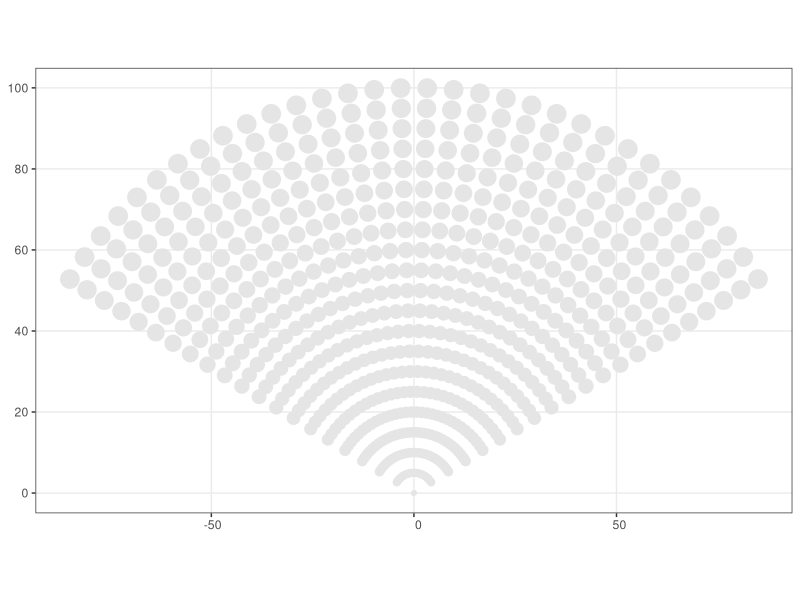
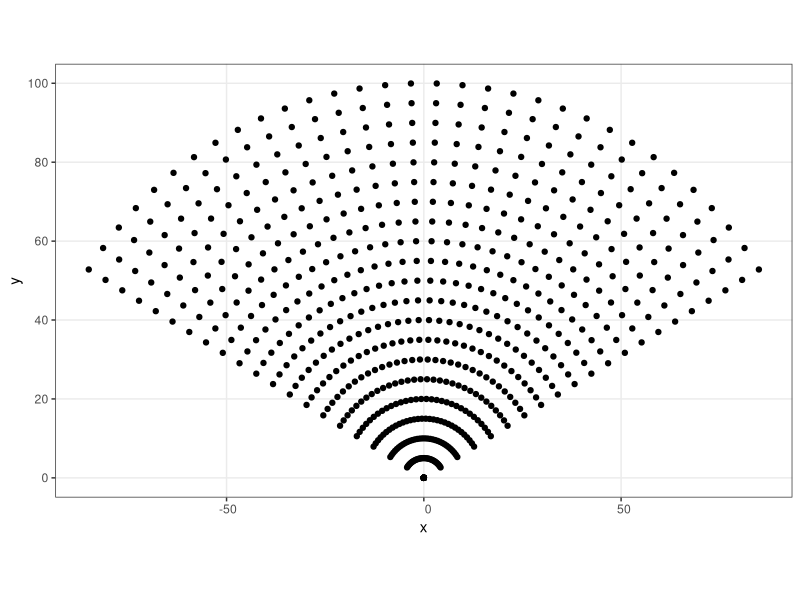
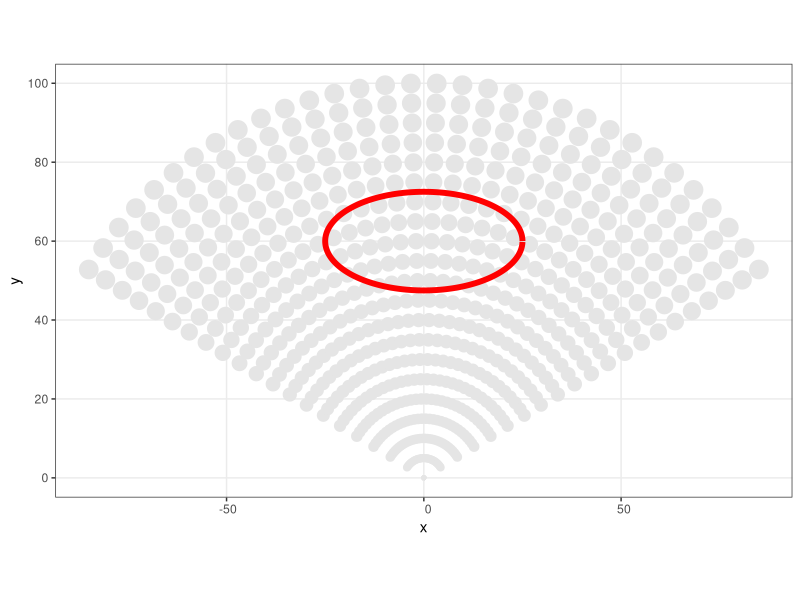
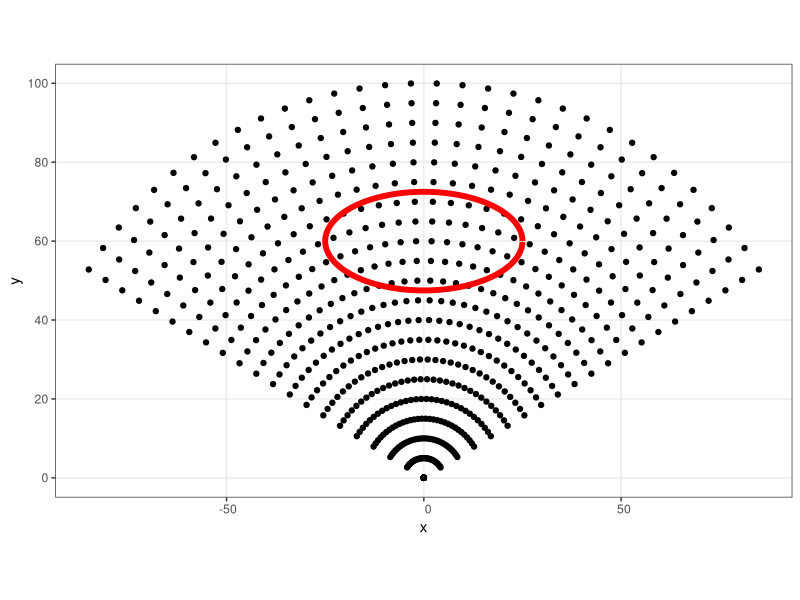
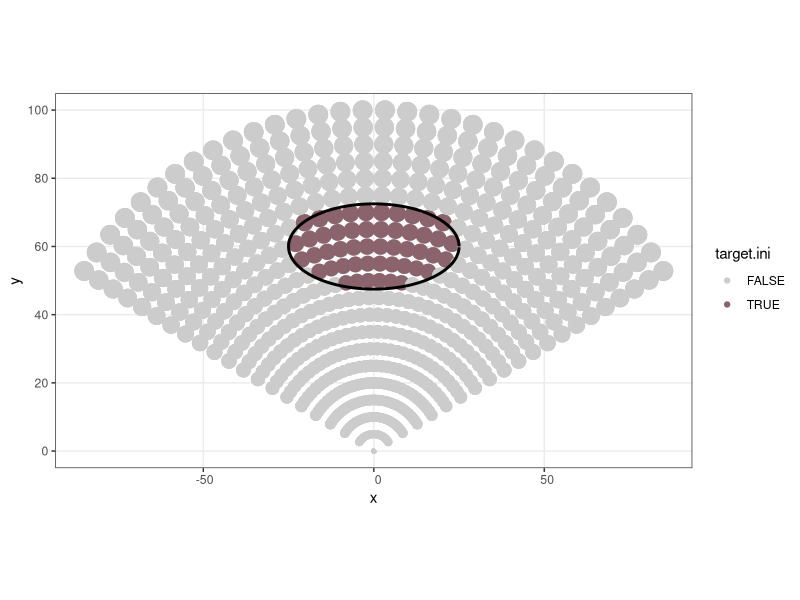
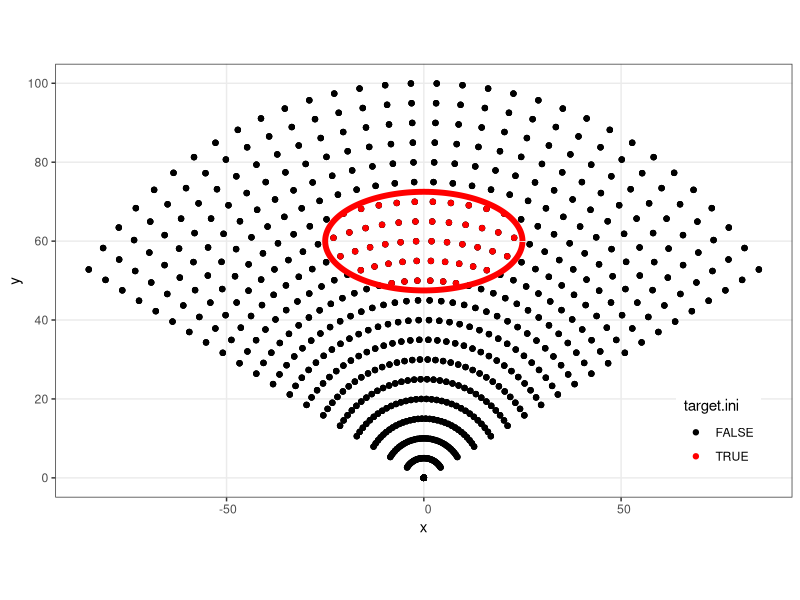
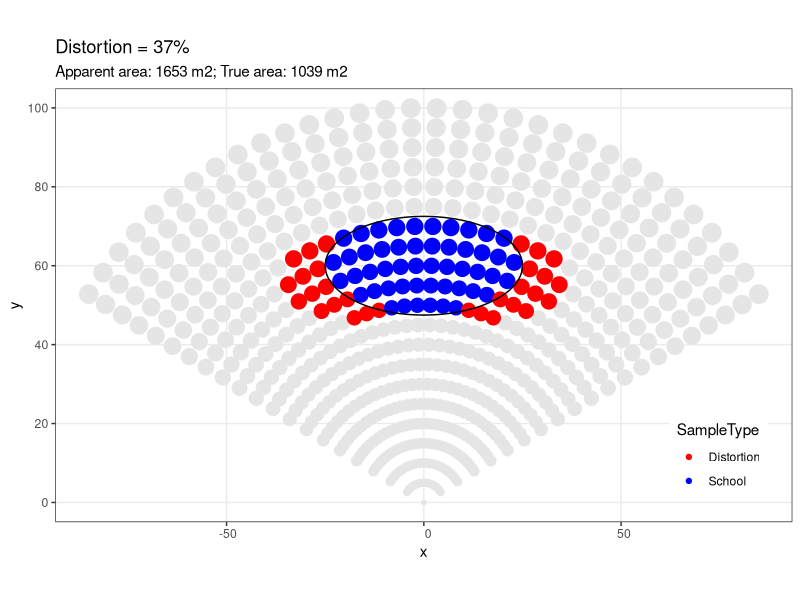
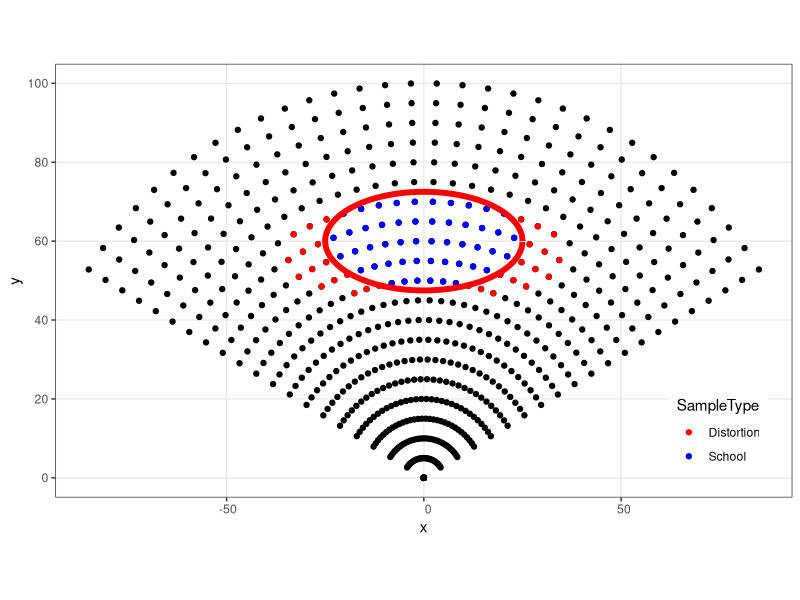

The R source for these figures, in order:
# Script with the plain code of the app
# without interactivity to make it easier to understand and make changes
# 

library(tidyverse)
# library(dplyr)
# library(ggplot2)
theme_set(theme_bw())

library(sf)


# 1. Define the sonar swath ----------------

# Total sonar beamwidth (degrees):
beamwidth = 120
# Number of beams:
N = 32  
# Maximum sonar range:
rmax = 100
# Along-beam sonar resolution:
delta.r = 5
# Angular distance between consecutive beams:
phi.ang <- beamwidth/N
# Degree of overlap
overlap <- 2


swath <- expand.grid(
  # polar coordinates:
  angle = seq(-beamwidth/2 + phi.ang/2, beamwidth/2 - phi.ang/2, by = phi.ang), 
  radius = seq(0, rmax, by = delta.r)) |>
  as.data.frame() |> 
    mutate(
    value = 0,   
    # Cartesian coordinates:
    x = radius*sin(angle*pi/180), 
    y = radius*cos(angle*pi/180)
  ) |> group_by(radius) |> 
  mutate(beam = 1:length(angle)) |> 
  ungroup()


unique(swath$angle) |> length() == N  # TRUE (cqd)

# convert it into a spatial object:
swath.sf <- sf::st_as_sf(swath, coords = c("x", "y"))
# swath.sf is a df but with the coordinates inside a list column named "geometry" 
str(swath.sf)

# Plot the swath of beams:
ggplot(swath.sf) + 
  # make the size fo the circles proportional to the radius (so they increase with distance)
  geom_sf(data = swath.sf, aes(geometry = geometry, size = (radius)/10), color = "grey90")  +
  # remove the legend
  guides(size = "none")

# Plot Figure 3 - :
ggplot(swath.sf) + 
  # make the size fo the circles proportional to the radius (so they increase with distance)
  geom_sf(data = swath.sf, aes(geometry = geometry), color = "black")  +
  # remove the legend
  guides(size = "none") +
  xlab("x") + ylab("y")



# 2. Define the target ----------

# If simDir == "inverse", we define the OBSERVED target
# and the simulator estimates the corrected version that could have produced it

# If simDir == "forward", we define the TRUE target
# and the simulator estimates the distorted version the sonar generates


# Along-beam distance to the target CM (m):
ycm = 60
# Horizontal diameter (m):
diamx = 50
# Vertical diameter (m):
diamy = 25
# Major axis angle (degrees):
angle = 0

# plot the swath and an ellipse simulating the school
# store the ellipse plot into a variable (to extract the points afterwards)
ellip.ggplot <- ggplot() +
  ggforce::geom_ellipse(aes(x0 = 0, y0 = ycm , a = diamx/2, 
                            b = diamy/2, angle = pi*angle/180, 
                            fill = rgb(1, 0, 0, alpha = 0.1)), 
                        color = rgb(1, 0, 0, alpha = 0.1)) 
 
# access the ggplot data using ggplot_build()
# store the ellipse points as a polygon in a df
ellip.df <- ggplot_build(ellip.ggplot)$data[[1]] |> 
  select(x, y) 

# close the polygon adding the first row at the end:
ellip <- ellip.df |>  
  rbind(ellip.df[1,]) |>  
  as.matrix() 

# transform the ellipse into an sf object:
ellip.sf <- sf::st_polygon(list(ellip))

# plot the swath and ellipse together
ggplot(swath.sf) + 
  geom_sf(data = swath.sf, aes(geometry = geometry, size = (radius)/10), color = "grey90")  +
  geom_path(data = ellip.df, aes(x = x, y = y), color = "red", linewidth = 2 ) +
  guides(size = "none")


# plot the swath and ellipse together
# Figure 3 - bottom
ggplot(swath.sf) + 
  geom_sf(data = swath.sf, aes(geometry = geometry), color = "black")  +
  geom_path(data = ellip.df, aes(x = x, y = y), color = "red", linewidth = 2 ) +
  guides(size = "none")

# 3. Select the swath samples inside the school ellipse ------------

# Select those points of the swath inside the initial ellipse
ellipse.swath.sf <- sf::st_within(x = swath.sf, y = ellip.sf)
# I think that st_contains() would be the proper function, 
# but st_within() works as well

# Extract the index of the inner points into "index":
index <- as.data.frame(ellipse.swath.sf)[[1]]

# Identify the inner points in swath.sf in the column "target.ini"
swath.sf <- swath.sf  |> 
  mutate(
    i = 1, 
    i = cumsum(i), 
    # this is T when the swath coincides within the distorted target
    target.ini = ifelse(i %in% index, T, F)
  )

# plot the swath and ellipse together
ggplot(swath.sf) + 
  geom_sf(data = swath.sf, aes(geometry = geometry, size = (radius)/10), color = "grey80")  +
  geom_sf(data = swath.sf, aes(geometry = geometry, size = (radius)/10), color = "grey80")  +
  geom_sf(data = swath.sf, aes(geometry = geometry, size = (radius)/10, color = target.ini))  +
  scale_color_manual(values = c("grey80", "pink4")) +
  geom_path(data = ellip.df, aes(x = x, y = y), color = "black", linewidth = 1 ) +
  guides(size = "none")

# Figure 3 
# plot the swath and ellipse together
ggplot(swath.sf) + 
  geom_sf(data = swath.sf, aes(geometry = geometry), color = "black")  +
  geom_sf(data = swath.sf, aes(geometry = geometry), color = "black")  +
  geom_sf(data = swath.sf, aes(geometry = geometry, color = target.ini))  +
  scale_color_manual(values = c("black", "red")) +
  geom_path(data = ellip.df, aes(x = x, y = y), color = "red", linewidth = 2 ) +
  guides(size = "none") +
  # guides(color = "none")
  theme(legend.position = c(0.9, 0.15)) 



# 4. Correct overlap distortion -------------
#++++++++++++++++++++++++++++++++++++++++++++


## 4.1 Correct the ellipse (NOT USED) -------------
#++++++++++++++++++++++++++++++++++++++++++++++++++
#+
# IMP: Intentarlo con st_boundary()

a.cor <- diamx/2 - 2*(overlap + 1/2)*ycm*tan(pi*phi.ang/360)*(abs(cos(pi*angle/180)))
b.cor <- diamy/2 - 2*(overlap + 1/2)*ycm*tan(pi*phi.ang/360)*(abs(sin(pi*angle/180)))

# plot the ellipse simulating the corrected school
# store the ellipse plot into a variable (to extract the points afterwards)
ellip.cor.ggplot <- ggplot() +
  ggforce::geom_ellipse(aes(x0 = 0, y0 = ycm , a = a.cor, 
                            b = b.cor, angle = pi*angle/180)) 

# access the ggplot data using ggplot_build()
# store the ellipse points as a polygon in a df
ellip.cor.df <- ggplot_build(ellip.cor.ggplot)$data[[1]] |>
  select(x, y) 

# close the polygon adding the first row at the end:
ellip.cor <- ellip.cor.df |>  
  rbind(ellip.cor.df[1,]) |> 
  as.matrix() 

# transform the ellipse into an sf object:
ellip.cor.sf <- sf::st_polygon(list(ellip.cor))



## 4.2 Remove/add overlapped beams -------------
#+++++++++++++++++++++++++++++++++++++++++++++++
overlap = 6

target.sf <- swath.sf |> 
  group_by(radius) |> 
  mutate(
    empty.range = sum(target.ini), 
    empty.range = if_else(empty.range == 0, T, F), 
    min.beam = beam[min(which(target.ini == T))], 
    max.beam = beam[max(which(target.ini == T))]
  ) |> 
  ungroup() |> 
  filter(empty.range == F) |> 
  mutate(
    target.minus = target.ini, 
    target.plus = target.ini
  ) 
target.sf |> st_drop_geometry() |>  summarise(sum(target.ini), sum(target.plus), sum(target.minus)) 


 if (overlap > 0) {
  target.sf <- target.sf |> 
    mutate(
      target.plus = if_else(beam == min.beam - 1, T, target.plus), 
      target.minus = if_else(beam == min.beam, F, target.minus)
    )
}
target.sf |> st_drop_geometry() |>  summarise(sum(target.ini), sum(target.plus), sum(target.minus)) 

if (overlap > 1) {
  target.sf <- target.sf |> 
    mutate(
      target.plus = if_else(beam == max.beam + 1, T, target.plus), 
      target.minus = if_else(beam == max.beam, F, target.minus)
    )
}
target.sf |> st_drop_geometry() |>  summarise(sum(target.ini), sum(target.plus), sum(target.minus)) 

if (overlap > 2) {
  target.sf <- target.sf |> 
    mutate(
      target.plus = if_else(beam == min.beam - 2, T, target.plus), 
      target.minus = if_else(beam == min.beam + 1, F, target.minus)
    )
}
target.sf |> st_drop_geometry() |>  summarise(sum(target.ini), sum(target.plus), sum(target.minus)) 

if (overlap > 3) {
  target.sf <- target.sf |> 
    mutate(
      target.plus = if_else(beam == max.beam + 2, T, target.plus), 
      target.minus = if_else(beam == max.beam - 1, F, target.minus)
    )
}
target.sf |> st_drop_geometry() |>  summarise(sum(target.ini), sum(target.plus), sum(target.minus)) 

if (overlap > 4) {
  target.sf <- target.sf |> 
    mutate(
      target.plus = if_else(beam == min.beam - 3, T, target.plus), 
      target.minus = if_else(beam == min.beam + 2, F, target.minus)
    )
}
target.sf |> st_drop_geometry() |>  summarise(sum(target.ini), sum(target.plus), sum(target.minus)) 

if (overlap > 5) {
  target.sf <- target.sf |> 
    mutate(
      target.plus = if_else(beam == max.beam + 3, T, target.plus), 
      target.minus = if_else(beam == max.beam - 2, F, target.minus)
    )
}
target.sf |> st_drop_geometry() |>  summarise(sum(target.ini), sum(target.plus), sum(target.minus)) 

simDir <- "forward"

# Select the increased/reduced target depending on the type of simulation:
if (simDir == "forward") {
  target.sf <- target.sf |> 
    filter(target.plus == T) |> 
    select(angle:geometry, target.ini) |> 
    mutate(Distortion = !target.ini)
} else {
  target.sf <- target.sf |> 
    filter(target.ini == T) |> 
    select(angle:geometry, target.minus) |> 
    mutate(Distortion = !target.minus)
}

target.sf$SampleType <- if_else(target.sf$Distortion, "Distortion", "School")

## 4.3 Calculate percentage of distortion -------------
#++++++++++++++++++++++++++++++++++++++++++++++++++++++

# Calculate the area of the samples for each radius
target.sf <- target.sf |> 
  mutate(
    radius.plus = radius + delta.r,
    Area = (phi.ang*pi/360)*(radius.plus^2 - radius^2)
  )

# Filter the distortion-corrected target
target.cor.sf <- target.sf |> filter(!Distortion)

# Esimate the area of the distorted ellipse:
Area.ellipse <- st_area(ellip.sf)
# Estimate the area of the distorted target
Area.dist <- target.sf |> st_drop_geometry() |>  summarise(round(sum(Area))) |> pull()
# Estimate the area of the distortion-corrected target
Area.cor <- target.cor.sf |> st_drop_geometry() |>  summarise(round(sum(Area))) |> pull()
# Percentage of distortion:
Dist.pctg <- round(100*(Area.dist - Area.cor)/Area.dist)


## 4.4 Make the plot -------------
#+++++++++++++++++++++++++++++++++

# Select the manual colors so they work properly in both cases
if (overlap == 0) {colores <- c("blue","red")} else {
  if (length(unique(target.sf$Distortion)) == 2)
    colores <- c("red","blue") else colores <- "red"
}

# Plots
ggplot(swath.sf) + 
  ggtitle(paste0("Distortion = ", Dist.pctg, "%"),
          subtitle = paste("Apparent area:", Area.dist, "m2;",
                           "True area:", Area.cor, "m2")) +
  # plot the swath
  geom_sf(data = swath.sf, aes(geometry = geometry, size = (radius)/10), color = "grey90")  +
  # plot the target (distorted and correct samples in different colors):
  geom_sf(data = target.sf, aes(geometry = geometry, size = (radius)/10, color = SampleType))  +
  # distorted ellipse
  geom_path(data = ellip.df, aes(x = x, y = y)) +
  scale_color_manual(values =  colores) +
  guides(size = "none")  +
  # guides(color = "none")
  theme(legend.position = c(0.9, 0.15)) 


# Figure 3 
# Plots
ggplot(swath.sf) + 
  # plot the swath
  geom_sf(data = swath.sf, aes(geometry = geometry), color = "black")  +
  # plot the target (distorted and correct samples in different colors):
  geom_sf(data = target.sf, aes(geometry = geometry, color = SampleType))  +
  # distorted ellipse
  geom_path(data = ellip.df, aes(x = x, y = y), color = "red", linewidth = 2) +
  scale_color_manual(values =  colores) +
  guides(size = "none")  +
  # guides(color = "none")
  theme(legend.position = c(0.9, 0.15)) 

# Figure 3 
# Plots
ggplot(swath.sf) + 
  ggtitle(paste0("Distortion = ", Dist.pctg, "%"),
          subtitle = paste("Apparent area:", Area.dist, "m2;", 
                           "True area:", Area.cor, "m2")) +
  # plot the swath
  geom_sf(data = swath.sf, aes(geometry = geometry), color = "black")  +
  # plot the target (distorted and correct samples in different colors):
  geom_sf(data = target.sf, aes(geometry = geometry, color = SampleType))  +
  # distorted ellipse
  geom_path(data = ellip.df, aes(x = x, y = y)) +
  scale_color_manual(values =  colores) +
  guides(size = "none")  +
  # guides(color = "none")
  theme(legend.position = c(0.9, 0.15)) 
